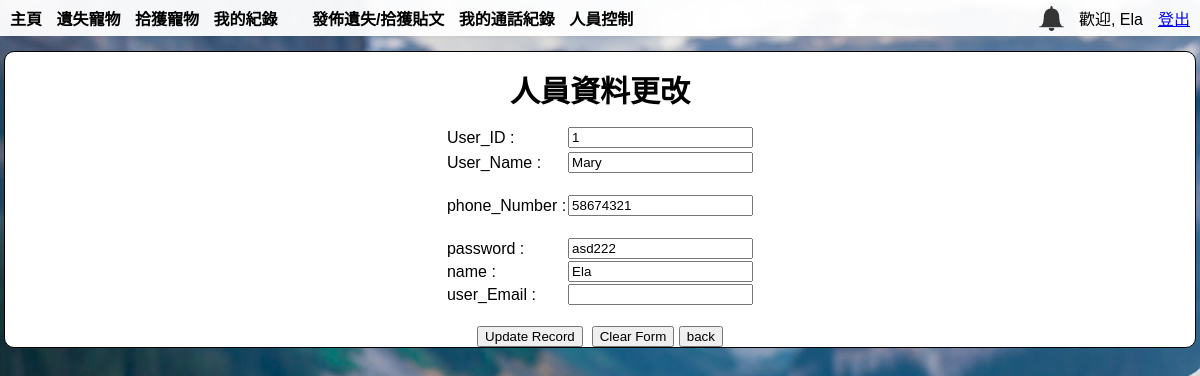
The app's page /list_user_edit.php?User_ID=1 (signed in) with its own data.
### tables this page shows
CREATE TABLE `user` (
  `User_ID` int(11) NOT NULL,
  `User_Name` varchar(100) NOT NULL,
  `phone_Number` varchar(255) DEFAULT NULL,
  `password` varchar(255) NOT NULL,
  `name` varchar(255) NOT NULL
);

### list_user_edit.php (the view, shortened to what this page needs)
<!DOCTYPE html>
<html lang="en">
<head>
  <link rel="stylesheet" href="css/index.css?v=<?php echo time(); ?>">
  <link rel="stylesheet" href="css/index_mobile.css" media="screen and (max-width: 768px)">
</head>
<body>
<?php
include('header.php');
require_once('conn.php');
extract($_GET);
$sql = " SELECT * FROM user  WHERE User_ID = '$User_ID'";
    $rs = mysqli_query($conn, $sql) or die ('<div class = "error"> SQL command fails : <br> ' . mysqli_error($conn) . " </div> ");
    $rec = mysqli_fetch_assoc($rs);
    extract($rec);
    echo  <<<EOD
    <div id="searchResult" align="center">
    <div id="searchResultTittle">
      <b>人員資料更改</b>
    </div>
    <form action="list_user_edit_fun.php" method="post">
        <table border="0" style="border-collapse: collapse; margin:0 auto;">
            <tr>
                <td>User_ID :</td>
                <td>
                    <input type="email" name="email" value="$User_ID"required>
                </td>
            </tr>
            <tr>
                <td> </td>
            </tr>
            <tr>
                <td>User_Name :</td>
                <td>
                    <input type="text" name="CTName" value="$User_Name"/>
                </td>
            </tr>
            <tr>
                <td>&nbsp;</td>
            </tr>
            <tr>
            <td>phone_Number :</td>
            <td>
                <input type="text" name="CTName" value="$phone_Number"/>
            </td>
            </tr>
            <tr>
                <td>&nbsp;</td>
            </tr>
            <tr>
                <td>password :</td>
                <td>
                    <input type="text" maxlength="8" pattern="[0-9]*" title="Only number" name="Phum" value="$password"/>
                </td>
            </tr>
            <tr>
                <td>name :</td>
                <td>
                    <input type="text" maxlength="8" pattern="[0-9]*" title="Only number" name="Phum" value="$name"/>
                </td>
            </tr>
            <tr>
                <td>user_Email :</td>
                <td>
                    <input type="text" maxlength="8" pattern="[0-9]*" title="Only number" name="Phum" value="$user_Email"/>
                </td>
            </tr>
            <tr>
                <td> </td>
            </tr>
        </table>
        <br />
        <input type="submit" value="Update Record" class="button1">&nbsp;
        <input type="reset" value="Clear Form" class="button1" />
        <button onclick="window.location.href='customer.php'" class="button1">back</button>
    </form>
EOD;
?>
</div>

### css/index.css (style rules this page uses)
body { margin: 0px; background-image: url(../web_image/background.jpg); background-repeat: no-repeat; background-size: 2500px 1666px; background-attachment: fixed; font-family: "Arial", "Arial Black", "Verdana"; background-position: center; }
#search, #searchResult { width: 1190px; height: 75px; border: 1px solid black; margin: auto; margin-top: 15px; padding: 0px; position: relative; background-color: white; border-radius: 10px; top: 0px; z-index: 0; }
#searchResult { height: auto; }
#searchResultTittle { margin: auto; width: 200px; text-align: center; margin-top: 15px; margin-bottom: 15px; font-size: 30px; }

### css/index_mobile.css (style rules this page uses)
body { margin: 0px; background-image: url(../web_image/background.jpg); background-repeat: no-repeat; background-size: 2500px 1666px; background-attachment: fixed; font-family: "Arial", "Arial Black", "Verdana"; background-position: center; }
#search, #searchResult { width: 100%; height: auto; border: 1px solid black; margin: auto; margin-top: 15px; padding: 0px; position: relative; background-color: white; border-radius: 10px; top: 0px; z-index: 0; }
#searchResultTittle { margin: auto; width: 100%; text-align: center; margin-top: 15px; margin-bottom: 15px; font-size: 30px; }

### records on screen
user: email "1", CTName "Mary", CTName "58674321", Phum "asd222", Phum "Ela"

### other values on screen
$_SESSION['name'] "Ela"
